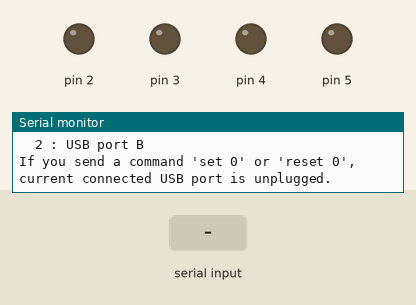
The sketch below on a simulated Arduino Uno, built with avr-gcc and run on an emulated ATmega328P. On the bench: output pins drawn as LEDs (lit = HIGH), the last lines printed to the serial monitor. The inputs (shaded band) are chosen by the test bench.

Above: at 1.2 s.
1.3 s: "set 1\n" received over Serial
At 2.6 s:
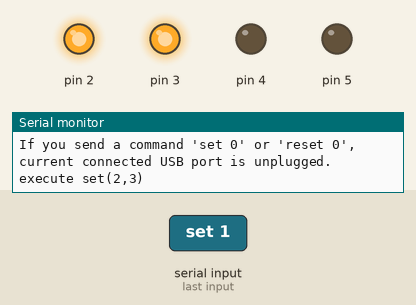
4.3 s: "reset 1\n" received over Serial
At 4.9 s:
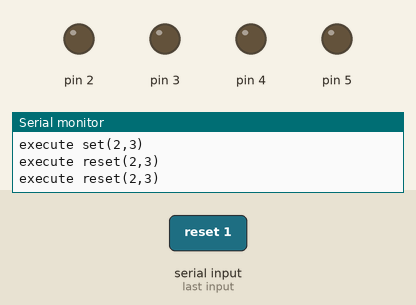
Timing chart, 0 to 7.3 s (numbered marks = the images above; inputs shaded):
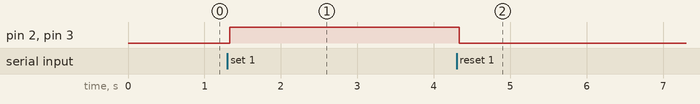

Measured:
- after the input at 1.3 s, pin 2, pin 3: LOW → HIGH at once
- after the input at 4.3 s, pin 2, pin 3: HIGH → LOW at once

The sketch:

sketch_feb10a.ino
```cpp
struct pinset {
  int A;
  int B;
};

struct fn {
  String type;
  pinset pin;
};

bool parseLine(fn *cmd, String line);

const pinset NONE = {0, 0};
const pinset PIN_A = {2, 3};
const pinset PIN_B = {4, 5};
pinset current = NONE;

bool isNone(pinset p) {
  return (p.A == NONE.A && p.B == NONE.B);
}

void set(pinset p) {
  Serial.print("execute set(");
  Serial.print(p.A);
  Serial.print(",");
  Serial.print(p.B);
  Serial.println(")");
  digitalWrite(p.A, HIGH);
  digitalWrite(p.B, HIGH);
}

void reset(pinset p) {
  Serial.print("execute reset(");
  Serial.print(p.A);
  Serial.print(",");
  Serial.print(p.B);
  Serial.println(")");
  digitalWrite(p.A, LOW);
  digitalWrite(p.B, LOW);
}

void outputMode(pinset p) {
  pinMode(p.A, OUTPUT);
  pinMode(p.B, OUTPUT);
}

void setup() {
  // put your setup code here, to run once:
  outputMode(PIN_A);
  outputMode(PIN_B);
  reset(PIN_A);
  reset(PIN_B);
  Serial.begin(115200);
  Serial.println("USB Switcher was booted!!");
  Serial.println("You can switch USB port by typing <command> via USB-Serial port.");
  Serial.println("  Example: set 1");
  Serial.println();
  Serial.println("You can use commands are listed below");
  Serial.println("  set <number>\\n   :   Plug to USB port corresponding to <number>");
  Serial.println("  reset <number>\\n : Unplug to USB port corresponding to <number>");
  Serial.println();
  Serial.println("<number>:");
  Serial.println("  0 : Nothing");
  Serial.println("  1 : USB port A");
  Serial.println("  2 : USB port B");
  Serial.println();
  Serial.println("If you send a command 'set 0' or 'reset 0', current connected USB port is unplugged.");
}

bool parseLine(fn *cmd, String line) {
  line.toLowerCase();
  if(line.startsWith("set") || line.startsWith("reset"))
  {
    int idx = line.indexOf(' ');
    if(idx < 0) {
      return false;
    }

    String substr = line.substring(idx, line.length());
    int pinnum = substr.toInt();
    if(pinnum < 0 || 3 <= pinnum) {
      return false;
    }

    cmd->type = line.substring(0, idx);
    if(pinnum == 0) {
      cmd->pin = NONE;
      return true;
    }
    if(pinnum == 1) {
      cmd->pin = PIN_A;
      return true;
    }
    if(pinnum == 2) {
      cmd->pin = PIN_B;
      return true;
    }

    return false;
  }

  return false;
}

void loop() {
  // put your main code here, to run repeatedly:
  if (Serial.available() > 0) {
    String line = Serial.readStringUntil('\n');
    fn cmd;
    bool ret = parseLine(&cmd, line);
    if(!ret) {
      Serial.println("parsing was failed");
      return;
    }

    if(!isNone(current)) {
      reset(current);
    }

    if(cmd.type.startsWith("set")) {
      if(!isNone(cmd.pin)) {
        set(cmd.pin);
      }

      current = cmd.pin;
      return;
    }

    if(cmd.type.startsWith("reset")) {
      if(!isNone(cmd.pin)) {
        reset(cmd.pin);
      }
      return;
    }

    Serial.println("invalid command");
  }
  delay(100);
}
```
